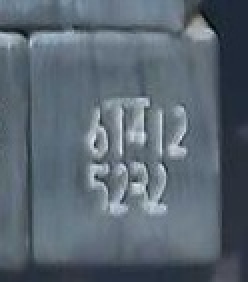
#> input picture data/inference_review/crops/infer_01_bbox00.jpg, 124 x 141 px (shown 2 times larger); its folder holds only this picture in this run
$ python -i pipeline.py   (imports and definitions only)
#> lines starting #> are read from the running program, lines starting #| are printed output that depends on the picture
"""Preprocessing pipeline for billet end-face OCR.

Transforms raw billet photos into high-contrast grayscale images suitable
for PaddleOCR inference. The pipeline order is deliberately:
    load -> bilateral filter -> CLAHE -> (optional unsharp mask)

Bilateral filter first smooths sensor noise without blurring stamp edges;
CLAHE then amplifies local contrast so dot-matrix characters become visible.
Adaptive thresholding is intentionally omitted -- it destroys gradient
information that the neural network detector relies on.

References:
    Wei & Zhou (Feb 2025) -- DBNet+SVTR on billet stamps, 91-94 % accuracy.
"""

from __future__ import annotations

import time
from pathlib import Path
from typing import Optional, Union

import cv2
import numpy as np
from loguru import logger

from src.config import (
    BILATERAL_D,
    BILATERAL_SIGMA_COLOR,
    BILATERAL_SIGMA_SPACE,
    CLAHE_CLIP_LIMIT,
    CLAHE_TILE_GRID,
    DEBUG_DIR,
    SUPPORTED_FORMATS,
    VLM_CROP_RATIO,
)


# ---------------------------------------------------------------------------
# 1. Image loading
# ---------------------------------------------------------------------------

def load_image(source: Union[str, Path, np.ndarray]) -> np.ndarray:
    """Load a billet image from a file path or pass through an existing array.

    The returned array is always in BGR format with dtype uint8, matching the
    OpenCV convention used throughout the rest of the pipeline.

    Args:
        source: A file-system path (str or Path) to a supported image file,
            or a numpy ndarray that has already been loaded by the caller.

    Returns:
        BGR image as a numpy ndarray with shape (H, W, 3) or (H, W) for
        grayscale inputs that were passed as arrays.

    Raises:
        FileNotFoundError: If *source* is a path that does not exist on disk.
        ValueError: If *source* is a path with an unsupported extension, the
            file cannot be decoded by OpenCV, or *source* is a numpy array
            with an unexpected number of dimensions.
        TypeError: If *source* is not a str, Path, or numpy ndarray.
    """
    if isinstance(source, np.ndarray):
        if source.ndim not in (2, 3):
            raise ValueError(
                f"numpy array must be 2-D (grayscale) or 3-D (BGR/BGRA), "
                f"got shape {source.shape}"
            )
        logger.debug("load_image: received numpy array with shape {}", source.shape)
        return source

    path = Path(source)

    if not path.exists():
        raise FileNotFoundError(f"Image file not found: {path}")

    if path.suffix.lower() not in SUPPORTED_FORMATS:
        raise ValueError(
            f"Unsupported image format '{path.suffix}'. "
            f"Supported: {SUPPORTED_FORMATS}"
        )

    # cv2.imread returns None on decode failure (corrupt file, wrong extension)
    image = cv2.imread(str(path))
    if image is None:
        raise ValueError(f"OpenCV could not decode image file: {path}")

    logger.debug(
        "load_image: loaded '{}' -> shape={} dtype={}",
        path.name,
        image.shape,
        image.dtype,
    )
    return image


# ---------------------------------------------------------------------------
# 2. Grayscale conversion
# ---------------------------------------------------------------------------

# [39 lines left out: function convert_to_grayscale, not called in this run]


# ---------------------------------------------------------------------------
# 3. CLAHE contrast enhancement
# ---------------------------------------------------------------------------

def apply_clahe(
    image: np.ndarray,
    clip_limit: float = CLAHE_CLIP_LIMIT,
    tile_grid_size: tuple[int, int] = CLAHE_TILE_GRID,
) -> np.ndarray:
    """Apply Contrast Limited Adaptive Histogram Equalization (CLAHE).

    For colour (BGR) inputs the function converts to LAB colour space,
    applies CLAHE exclusively to the L (luminance) channel, then converts
    back to BGR.  This preserves hue and saturation while dramatically
    improving local contrast -- critical for revealing faint dot-matrix
    stamps on oxidized steel.

    For grayscale inputs CLAHE is applied directly to the single channel.

    Args:
        image: BGR image with shape (H, W, 3) or grayscale with shape (H, W).
        clip_limit: Threshold for contrast limiting.  Higher values give
            stronger enhancement at the cost of amplifying noise.
            Defaults to ``CLAHE_CLIP_LIMIT`` from config.
        tile_grid_size: Size of the grid of contextual regions.  Smaller
            tiles yield finer local adaptation.
            Defaults to ``CLAHE_TILE_GRID`` from config.

    Returns:
        Contrast-enhanced image in the same colour format as the input
        (BGR for 3-channel input, grayscale for 2-D input).

    Raises:
        ValueError: If *image* has an unsupported shape.
    """
    clahe = cv2.createCLAHE(clipLimit=clip_limit, tileGridSize=tile_grid_size)

    if image.ndim == 2:
        # Grayscale path -- apply directly
        enhanced = clahe.apply(image)
        logger.debug(
            "apply_clahe: grayscale input clip_limit={} tile_grid={}",
            clip_limit,
            tile_grid_size,
        )
        return enhanced

    if image.ndim == 3 and image.shape[2] == 3:
        # Colour path: BGR -> LAB, enhance L, LAB -> BGR
        lab = cv2.cvtColor(image, cv2.COLOR_BGR2LAB)
        l_channel, a_channel, b_channel = cv2.split(lab)
        l_enhanced = clahe.apply(l_channel)
        lab_enhanced = cv2.merge([l_enhanced, a_channel, b_channel])
        bgr_enhanced = cv2.cvtColor(lab_enhanced, cv2.COLOR_LAB2BGR)
        logger.debug(
            "apply_clahe: BGR->LAB->CLAHE(L)->BGR clip_limit={} tile_grid={}",
            clip_limit,
            tile_grid_size,
        )
        return bgr_enhanced

    raise ValueError(
        f"apply_clahe expects a 2-D grayscale or 3-channel BGR image, "
        f"got shape {image.shape}"
    )


# ---------------------------------------------------------------------------
# 4. Bilateral filter (edge-preserving noise smoothing)
# ---------------------------------------------------------------------------

def apply_bilateral_filter(
    image: np.ndarray,
    d: int = BILATERAL_D,
    sigma_color: float = BILATERAL_SIGMA_COLOR,
    sigma_space: float = BILATERAL_SIGMA_SPACE,
) -> np.ndarray:
    """Apply a bilateral filter to smooth noise while preserving stamp edges.

    The bilateral filter is preferred over Gaussian blur because it averages
    only pixels with similar intensity, leaving the sharp boundaries of
    dot-matrix characters intact.

    Args:
        image: BGR or grayscale image as a numpy ndarray.
        d: Diameter of the pixel neighbourhood used during filtering.
            Defaults to ``BILATERAL_D`` from config.
        sigma_color: Filter sigma in colour space.  A larger value means
            farther colours within the neighbourhood will be mixed together.
            Defaults to ``BILATERAL_SIGMA_COLOR`` from config.
        sigma_space: Filter sigma in coordinate space.  A larger value means
            farther pixels will influence each other.
            Defaults to ``BILATERAL_SIGMA_SPACE`` from config.

    Returns:
        Filtered image with the same shape and dtype as the input.
    """
    filtered = cv2.bilateralFilter(image, d, sigma_color, sigma_space)
    logger.debug(
        "apply_bilateral_filter: d={} sigma_color={} sigma_space={}",
        d,
        sigma_color,
        sigma_space,
    )
    return filtered


# ---------------------------------------------------------------------------
# 5. Unsharp mask (optional edge sharpening)
# ---------------------------------------------------------------------------

# [101 lines left out: functions apply_unsharp_mask, center_crop_for_vlm, not called in this run]


# ---------------------------------------------------------------------------
# 7. Full pipeline (renumbered from 6 after center-crop addition)
# ---------------------------------------------------------------------------

def preprocess_billet_image(
    source: Union[str, Path, np.ndarray],
    apply_sharpening: bool = False,
    detect_roi: bool = False,
    correct_perspective: bool = False,
    roi_bbox: Optional[dict] = None,
) -> tuple[np.ndarray, dict[str, float]]:
    """Run the full preprocessing pipeline on a billet image.

    Pipeline order (deliberate):
        1. Load image
        2. ROI detection + crop    (optional, ``detect_roi=True`` or ``roi_bbox``)
        3. Perspective correction  (optional, ``correct_perspective=True``)
        4. Bilateral filter  -- smooth sensor/JPEG noise, preserve edges
        5. CLAHE             -- enhance local contrast via LAB L-channel
        6. Unsharp mask      -- optional final edge sharpening

    Adaptive thresholding is intentionally excluded: the neural-network OCR
    model needs gradient information that thresholding destroys.

    Args:
        source: File path (str or Path) or numpy ndarray (BGR).
        apply_sharpening: When True, applies ``apply_unsharp_mask`` after
            CLAHE.  Defaults to False.
        detect_roi: When True, runs ROI detection to isolate the billet end
            face before filtering.  Defaults to False.
        correct_perspective: When True, warps the detected ROI to a
            fronto-parallel square.  Requires ``detect_roi=True`` to have
            any effect.  Defaults to False.
        roi_bbox: Optional pre-defined bounding box dict with keys
            ``x``, ``y``, ``width``, ``height``. When provided, bypasses
            auto-detection and crops directly to this region. Useful with
            Roboflow annotations.

    Returns:
        A two-tuple ``(processed_image, timing_dict)`` where:

        - ``processed_image`` is a BGR numpy ndarray ready for OCR inference.
        - ``timing_dict`` has keys ``load_ms``, ``bilateral_ms``,
          ``clahe_ms``, ``sharpen_ms``, and ``total_ms``, each holding the
          elapsed wall-clock time in milliseconds for that stage.  When
          ROI/perspective stages are enabled, ``roi_ms`` and
          ``perspective_ms`` are also included.

    Raises:
        FileNotFoundError: Propagated from ``load_image`` when the path does
            not exist.
        ValueError: Propagated from sub-functions on bad inputs.
    """
    pipeline_start = time.perf_counter()
    timing: dict[str, float] = {}

    # -- Stage 1: Load -------------------------------------------------------
    t0 = time.perf_counter()
    image = load_image(source)
    timing["load_ms"] = (time.perf_counter() - t0) * 1000

    source_label = (
        Path(source).name if isinstance(source, (str, Path)) else f"array{image.shape}"
    )
    logger.info("preprocess_billet_image: starting pipeline for '{}'", source_label)

    # -- Stage 2: ROI crop (explicit bbox OR auto-detection) -----------------
    roi_result = None
    if roi_bbox is not None:
        # Explicit bbox provided (e.g., from Roboflow annotations)
        t0 = time.perf_counter()
        x = int(roi_bbox["x"])
        y = int(roi_bbox["y"])
        w = int(roi_bbox["width"])
        h = int(roi_bbox["height"])
        # Add padding (5% of bbox dimensions)
        pad_x = int(w * 0.05)
        pad_y = int(h * 0.05)
        x1 = max(0, x - pad_x)
        y1 = max(0, y - pad_y)
        x2 = min(image.shape[1], x + w + pad_x)
        y2 = min(image.shape[0], y + h + pad_y)
        image = image[y1:y2, x1:x2]
        logger.info(
            "preprocess_billet_image: cropped to bbox ({},{})-({}x{}) with padding",
            x, y, w, h,
        )
        timing["roi_ms"] = (time.perf_counter() - t0) * 1000
    elif detect_roi:
        from src.preprocessing.roi_detector import detect_best_billet_face, crop_to_roi

        t0 = time.perf_counter()
        roi_result = detect_best_billet_face(image)
        if roi_result is not None:
            logger.info(
                "preprocess_billet_image: ROI detected with confidence {:.2f}",
                roi_result.confidence,
            )
            if not correct_perspective:
                image = crop_to_roi(image, roi_result)
        else:
            logger.warning("preprocess_billet_image: no ROI detected, using full image")
        timing["roi_ms"] = (time.perf_counter() - t0) * 1000
    else:
        timing["roi_ms"] = 0.0

    # -- Stage 3: Perspective correction (optional) --------------------------
    if correct_perspective and roi_result is not None:
        from src.preprocessing.perspective import correct_perspective as do_perspective

        t0 = time.perf_counter()
        image, _persp_info = do_perspective(image, roi_result)
        timing["perspective_ms"] = (time.perf_counter() - t0) * 1000
        logger.debug("preprocess_billet_image: perspective corrected")
    else:
        timing["perspective_ms"] = 0.0

    # -- Stage 4: Bilateral filter -------------------------------------------
    t0 = time.perf_counter()
    image = apply_bilateral_filter(image)
    timing["bilateral_ms"] = (time.perf_counter() - t0) * 1000

    # -- Stage 5: CLAHE ------------------------------------------------------
    t0 = time.perf_counter()
    image = apply_clahe(image)
    timing["clahe_ms"] = (time.perf_counter() - t0) * 1000

    # -- Stage 6: Optional unsharp mask --------------------------------------
    t0 = time.perf_counter()
    if apply_sharpening:
        image = apply_unsharp_mask(image)
        logger.debug("preprocess_billet_image: unsharp mask applied")
    timing["sharpen_ms"] = (time.perf_counter() - t0) * 1000

    timing["total_ms"] = (time.perf_counter() - pipeline_start) * 1000

    logger.info(
        "preprocess_billet_image: done '{}' | "
        "load={:.1f}ms roi={:.1f}ms perspective={:.1f}ms "
        "bilateral={:.1f}ms clahe={:.1f}ms "
        "sharpen={:.1f}ms total={:.1f}ms",
        source_label,
        timing["load_ms"],
        timing["roi_ms"],
        timing["perspective_ms"],
        timing["bilateral_ms"],
        timing["clahe_ms"],
        timing["sharpen_ms"],
        timing["total_ms"],
    )

    return image, timing


# ---------------------------------------------------------------------------
# 8. Debug image saver
# ---------------------------------------------------------------------------

# [40 lines left out: function save_debug_image, not called in this run]

>>> import cv2
>>> picture = cv2.imread('../../data/inference_review/crops/infer_01_bbox00.jpg')
#> picture is the input picture: shape (141, 124, 3); mean B, G, R 114.3, 103.1, 90.7
>>> result = preprocess_billet_image(picture)
#> in preprocess_billet_image, `source_label = ( Path(source).name if isinstance(source, (str, Path)) ..`: source_label = 'array(141, 124, 3)'
#> in apply_clahe, `lab = cv2.cvtColor(image, cv2.COLOR_BGR2LAB)`: lab: shape (141, 124, 3); mean of channels 0, 1, 2 108.8, 126, 120.1
#> in apply_clahe, `l_channel, a_channel, b_channel = cv2.split(lab)`:
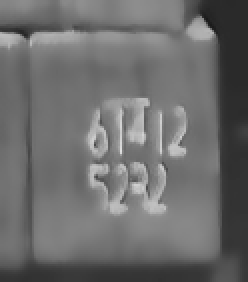
#> l_channel: shape (141, 124) (shown 2 times larger); min 25, max 223, mean 108.8
#> in apply_clahe, `l_enhanced = clahe.apply(l_channel)`:
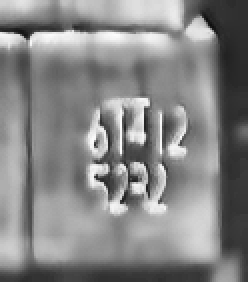
#> l_enhanced: shape (141, 124) (shown 2 times larger); min 13, max 254, mean 134.5
#> in apply_clahe, `lab_enhanced = cv2.merge([l_enhanced, a_channel, b_channel])`: lab_enhanced: shape (141, 124, 3); mean of channels 0, 1, 2 134.5, 126, 120.1
#> in apply_clahe, `bgr_enhanced = cv2.cvtColor(lab_enhanced, cv2.COLOR_LAB2BGR)`:
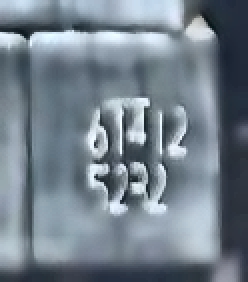
#> bgr_enhanced: shape (141, 124, 3) (shown 2 times larger); mean B, G, R 140.9, 129.4, 116.6

$ run again, on data/inference_review/crops/infer_01_bbox02.jpg
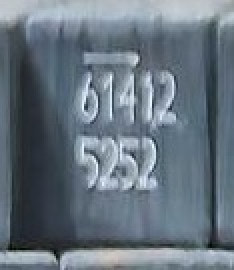
#> input picture data/inference_review/crops/infer_01_bbox02.jpg, 117 x 135 px (shown 2 times larger)
#> picture is the input picture: shape (135, 117, 3); mean B, G, R 126.6, 115.3, 102.3
#> source_label = 'array(135, 117, 3)'
#> lab: shape (135, 117, 3); mean of channels 0, 1, 2 120.8, 125.8, 120.2
#> in apply_clahe, `l_channel, a_channel, b_channel = cv2.split(lab)`:
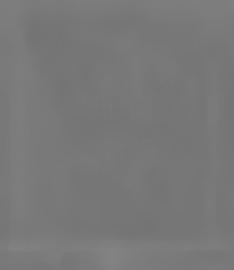
#> b_channel: shape (135, 117) (shown 2 times larger); min 115, max 131, mean 120.2
#> lab_enhanced: shape (135, 117, 3); mean of channels 0, 1, 2 149.7, 125.8, 120.2
#> in apply_clahe, `bgr_enhanced = cv2.cvtColor(lab_enhanced, cv2.COLOR_LAB2BGR)`:
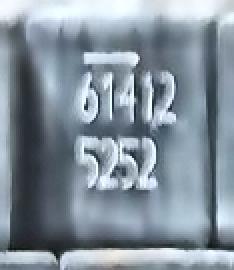
#> bgr_enhanced: shape (135, 117, 3) (shown 2 times larger); mean B, G, R 156.5, 145, 131.6

$ run again, on data/inference_review/crops/infer_01_bbox07.jpg
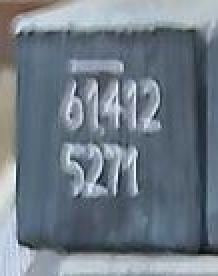
#> input picture data/inference_review/crops/infer_01_bbox07.jpg, 109 x 138 px (shown 2 times larger)
#> picture is the input picture: shape (138, 109, 3); mean B, G, R 134.1, 123, 111.4
#> source_label = 'array(138, 109, 3)'
#> lab: shape (138, 109, 3); mean of channels 0, 1, 2 129.1, 126.3, 120.4
#> in apply_clahe, `l_channel, a_channel, b_channel = cv2.split(lab)`:
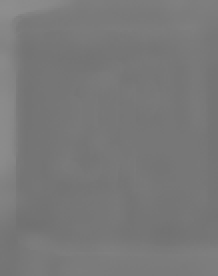
#> b_channel: shape (138, 109) (shown 2 times larger); min 113, max 142, mean 120.4
#> lab_enhanced: shape (138, 109, 3); mean of channels 0, 1, 2 156.3, 126.3, 120.4
#> in apply_clahe, `bgr_enhanced = cv2.cvtColor(lab_enhanced, cv2.COLOR_LAB2BGR)`:
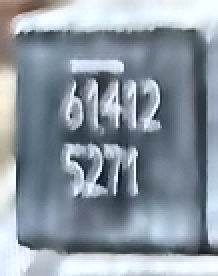
#> bgr_enhanced: shape (138, 109, 3) (shown 2 times larger); mean B, G, R 162.4, 151.3, 139.4

$ run again, on data/inference_review/crops/infer_02_bbox03.jpg
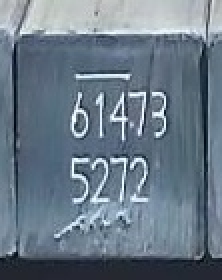
#> input picture data/inference_review/crops/infer_02_bbox03.jpg, 111 x 140 px (shown 2 times larger)
#> picture is the input picture: shape (140, 111, 3); mean B, G, R 134.9, 120.8, 105.3
#> source_label = 'array(140, 111, 3)'
#> lab: shape (140, 111, 3); mean of channels 0, 1, 2 126.2, 125.8, 118.3
#> in apply_clahe, `l_enhanced = clahe.apply(l_channel)`:
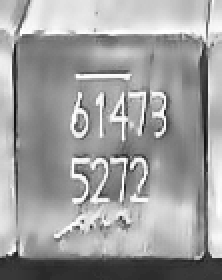
#> l_enhanced: shape (140, 111) (shown 2 times larger); min 14, max 255, mean 158
#> lab_enhanced: shape (140, 111, 3); mean of channels 0, 1, 2 158, 125.8, 118.3
#> in apply_clahe, `bgr_enhanced = cv2.cvtColor(lab_enhanced, cv2.COLOR_LAB2BGR)`:
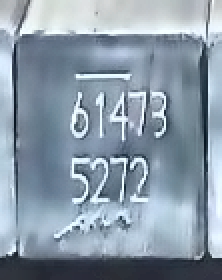
#> bgr_enhanced: shape (140, 111, 3) (shown 2 times larger); mean B, G, R 167.9, 153.5, 137.7
